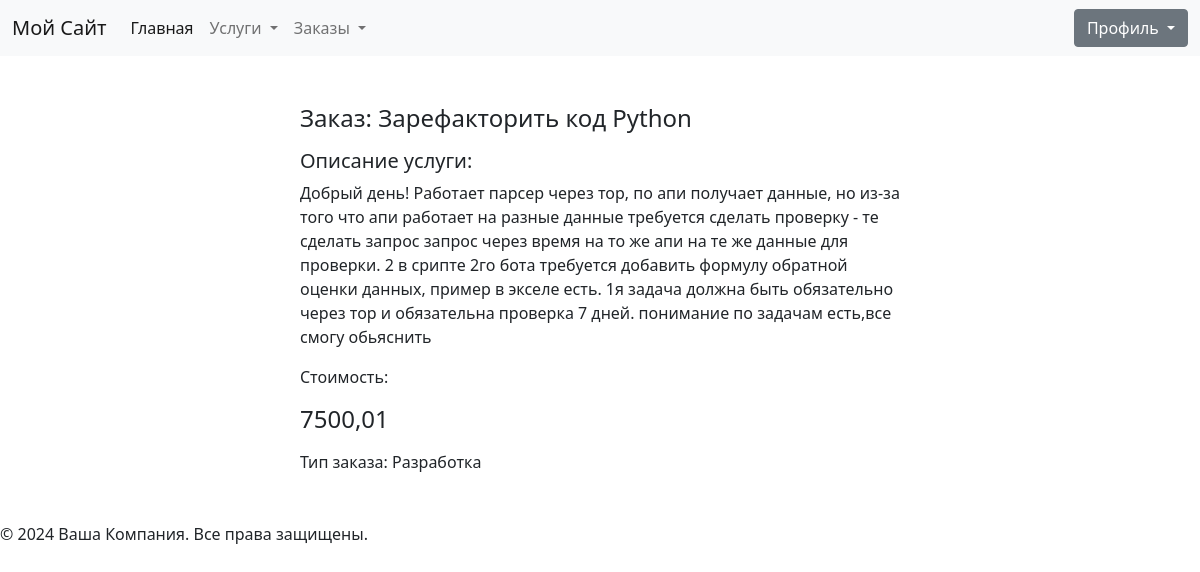
The app's page /orders/1 with its own data.
### freelance/models.py (models this page shows, shortened)
class Order(models.Model):
    order_type = models.CharField(
        max_length=11,
        choices=Service.ServicesType.choices,
        default="design",
        verbose_name="Тип заказа",
    )
    title = models.CharField(max_length=255, verbose_name="Заголовок")
    description = models.TextField(verbose_name="Описание")
    created_at = models.DateTimeField(
        auto_now_add=True, verbose_name="Создан", null=True
    )
    updated_at = models.DateTimeField(auto_now=True, verbose_name="Обновлен", null=True)
    price = models.DecimalField(
        verbose_name="Стоимость", max_digits=10, decimal_places=2, default=0
    )
    customer = models.ForeignKey(
        Customer,
        on_delete=models.CASCADE,
        related_name="customers",
        blank=True,
        null=True,
        verbose_name="Заказчик",
    )
    executor = models.ForeignKey(
        Executor,
        on_delete=models.CASCADE,
        related_name="executors",
        blank=True,
        null=True,
        verbose_name="Исполнитель",
    )
    class Meta:
        verbose_name = "Заказ"
        verbose_name_plural = "Заказы"

### freelance/views.py (the view)
# urls.py: path("orders/<int:pk>", OrderDetailView.as_view(), name="order-detail"),
class OrderDetailView(DetailView):
    model = Order
    template_name = "freelance/orders/order_detail.html"  # Укажите ваш путь к шаблону
    context_object_name = "order"

### templates/freelance/orders/order_detail.html (shortened to what this page needs)
{% extends 'basic/base.html' %}
{% load custom_tags %}
{% block content %}
<div class="row-fluid mt-5 mb-5">
    <div class="col-md-6 offset-md-3">
        <h4>Заказ: {{ order.title }}</h4>
        <p><h5>Описание услуги:</h5> {{ order.description }}</p>
        <p>Стоимость: <h4>{{ order.price }}</h4></p>
        <p>Тип заказа: {{ order.get_order_type_display }}</p>
    </div>
</div>
{% endblock %}

### records on screen
Order: title "Зарефакторить код Python", description "Добрый день! Работает парсер через тор, по апи получает данные, но из-за того что апи работает на разные данные требуется сделать проверку - те сделать запрос запрос через время на то же апи на те же данные для проверки. 2 в срипте 2го бота требуется добавить формулу обратной оценки данных, пример в экселе есть. 1я задача должна быть обязательно через тор и обязательна проверка 7 дней. понимание по задачам есть,все смогу обьяснить", price "7500,01", order_type "Разработка"
